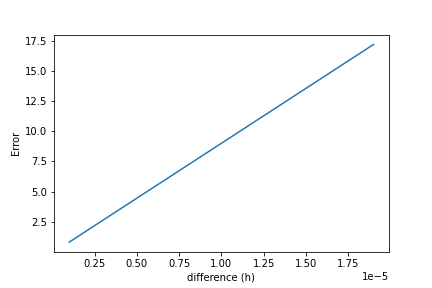

This chart was generated by the following Python code:
import numpy as np
import matplotlib.pyplot as plt


f = lambda x,a,b: a + b*(x**2)

X = np.arange(0, 11, 1)
def derivative(f, a, b, h):
  g = lambda x, m, a, b : (m(x+h, a , b)-m(x, a, b))/h   
  return np.array([g(x,f, a, b) for x in X])

''' df/ dx = 2x ''' 
#take a, b = 1

derivs = [derivative(f, 1, 1, 0.000001*i) for i in range(20)]
deriv_exact = derivative(f, 1, 1, 0.0000001)
#differences
hs = [0.000001*i for i in range(20)]
#error
errors = [np.abs(np.mean((d - deriv_exact)/deriv_exact)) for d in derivs]

plt.plot(hs, errors)
plt.xlabel("difference (h)")
plt.ylabel("Error")
plt.show()
